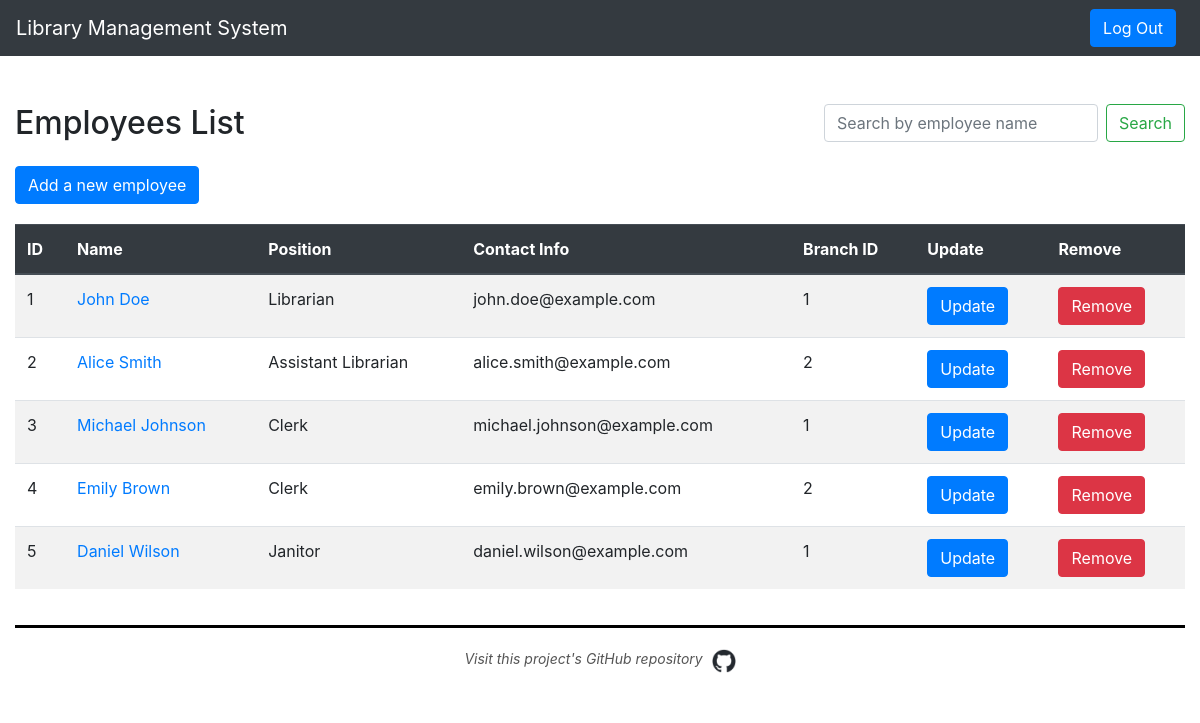
Screenshot of /employees/employee_search.php (signed in) with the database file from the repository.
### tables this page shows
CREATE TABLE `employees` (
  `employee_id` int(11) NOT NULL,
  `name` varchar(255) NOT NULL,
  `position` varchar(100) DEFAULT NULL,
  `contact_info` varchar(255) DEFAULT NULL,
  `branch_id` int(11) DEFAULT NULL
);

### employees/update_remove_modals.php (the view, shortened to what this page needs)
<?php
$result = $conn->query($sql);
if ($result->num_rows > 0) {
    while($row = $result->fetch_assoc()) {
        echo "<tr>";
        echo "<td>".$row["employee_id"]."</td>";
        echo "<td><a href='employee_details.php?employee_id=".$row["employee_id"]."'>".$row["name"]."</a></td>";
        echo "<td>".$row["position"]."</td>";
        echo "<td>".$row["contact_info"]."</td>";
        echo "<td>".$row["branch_id"]."</td>";
        echo "<td><button type='button' class='btn btn-primary' data-toggle='modal' data-target='#updateEmployeeModal".$row["employee_id"]."'>Update</button></td>";
        echo "<td><button type='button' class='btn btn-danger' data-toggle='modal' data-target='#removeEmployeeModal".$row["employee_id"]."'>Remove</button></td>";
        echo "</tr>";
    }
} else {
    echo "<tr><td colspan='9'>No employees found.</td></tr>";
}
?>

### rows the page displays
employees: employee_id "1", name "John Doe", position "Librarian", contact_info "john.doe@example.com", branch "1"
employees: employee_id "2", name "Alice Smith", position "Assistant Librarian", contact_info "alice.smith@example.com", branch "2"
employees: employee_id "3", name "Michael Johnson", position "Clerk", contact_info "michael.johnson@example.com", branch "1"
employees: employee_id "4", name "Emily Brown", position "Clerk", contact_info "emily.brown@example.com", branch "2"
employees: employee_id "5", name "Daniel Wilson", position "Janitor", contact_info "daniel.wilson@example.com", branch "1"
